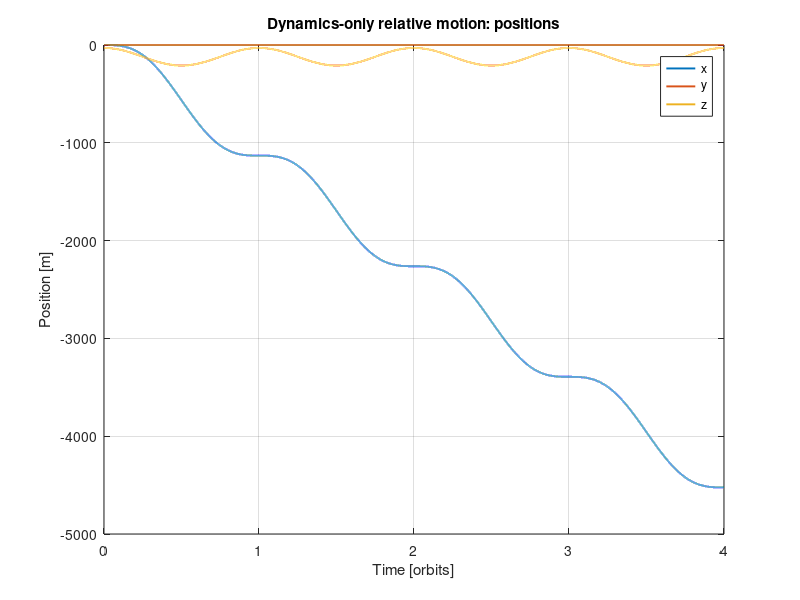
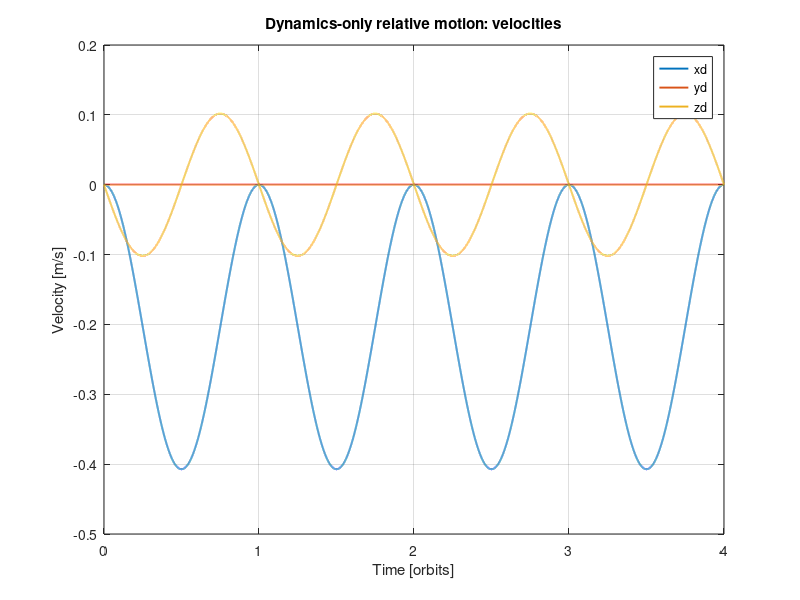
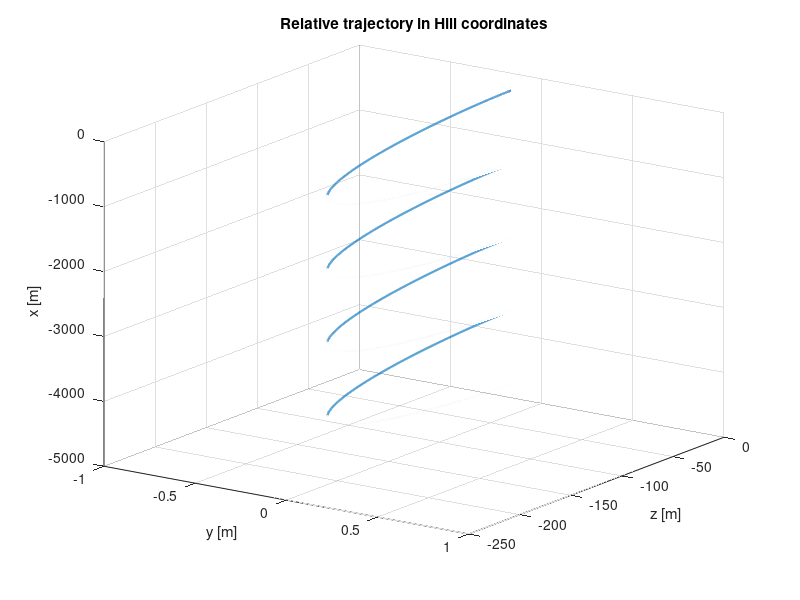
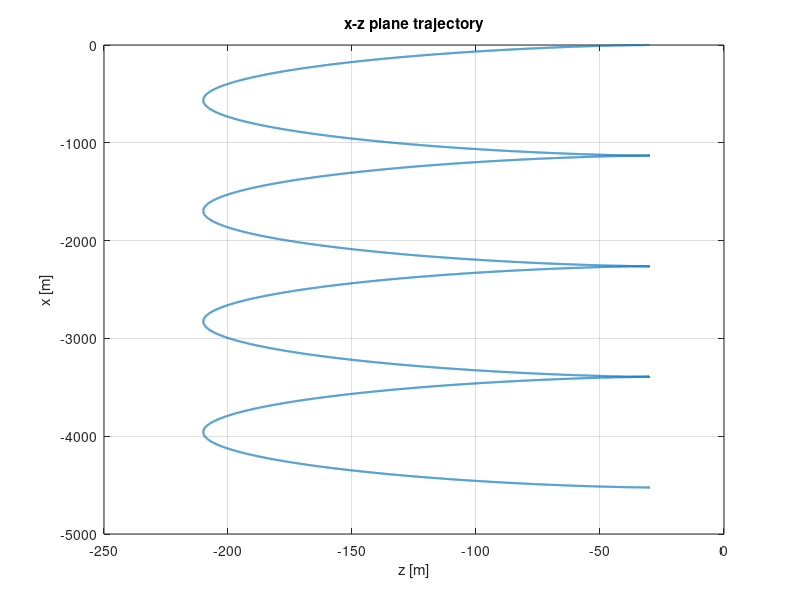

Reproduce these figures in MATLAB, in order. (Note: this script raises an error after producing the figures.)
%% dynamics_only_yokota_hcw.m
% Dynamics-only model based on:
% Yokota et al., "Differential Drag Estimation and Autonomous Control
% for Non-Cooperative Rendezvous"
%
% Paper-consistent circular-orbit relative motion:
%   xdd =  2*w*zd
%   ydd = -w^2*y
%   zdd = -2*w*xd + 3*w^2*z
%
% State vector:
%   X = [x; y; z; xd; yd; zd]

clear; clc; close all;

%% 1) Orbit parameters
mu = 3.986004418e14;      % [m^3/s^2] Earth gravitational parameter
Re = 6378.137e3;          % [m] Earth radius
alt = 400e3;              % [m] reference orbit altitude
r0 = Re + alt;            % [m] orbital radius

w = sqrt(mu / r0^3);      % [rad/s] mean motion
Torb = 2*pi / w;          % [s] orbital period

fprintf('Mean motion w  = %.6e rad/s\n', w);
fprintf('Orbital period = %.2f min\n', Torb/60);

%% 2) Paper-consistent continuous-time dynamics
% Xdot = A*X + B*u
% For dynamics-only, u = 0

A = [0 0 0 1 0 0;
     0 0 0 0 1 0;
     0 0 0 0 0 1;
     0 0 0 0 0 2*w;
     0 -w^2 0 0 0 0;
     0 0 3*w^2 -2*w 0 0];

B = [0 0 0;
     0 0 0;
     0 0 0;
     1 0 0;
     0 1 0;
     0 0 1];

%% 3) Simulation settings
nOrbits = 4;
dt = 0.5;                         % [s]
t = (0:dt:nOrbits*Torb).';
N = numel(t);

% Exact discrete-time propagation for zero-order hold
M = expm([A B; zeros(3,9)] * dt);
Ad = M(1:6,1:6);

%% 4) Initial condition
% Keep this small and simple for baseline validation
% X0 = [x0; y0; z0; xd0; yd0; zd0]

X = zeros(6, N);
X(:,1) = [0; 0; -30; 0; 0; 0];

%% 5) Propagate with zero input
for k = 1:N-1
    X(:,k+1) = Ad * X(:,k);
end

%% 6) Extract states
x  = X(1,:);
y  = X(2,:);
z  = X(3,:);
xd = X(4,:);
yd = X(5,:);
zd = X(6,:);

%% 7) Plot time histories
figure();
plot(t/Torb, x, 'LineWidth', 1.4); hold on;
plot(t/Torb, y, 'LineWidth', 1.4);
plot(t/Torb, z, 'LineWidth', 1.4);
grid on;
xlabel('Time [orbits]');
ylabel('Position [m]');
title('Dynamics-only relative motion: positions');
legend('x','y','z','Location','best');

figure();
plot(t/Torb, xd, 'LineWidth', 1.4); hold on;
plot(t/Torb, yd, 'LineWidth', 1.4);
plot(t/Torb, zd, 'LineWidth', 1.4);
grid on;
xlabel('Time [orbits]');
ylabel('Velocity [m/s]');
title('Dynamics-only relative motion: velocities');
legend('xd','yd','zd','Location','best');

%% 8) Plot geometry
figure();
plot3(y, z, x, 'LineWidth', 1.5);
grid on;
xlabel('y [m]');
ylabel('z [m]');
zlabel('x [m]');
title('Relative trajectory in Hill coordinates');
view(35,20);

figure();
plot(z, x, 'LineWidth', 1.5);
grid on;
xlabel('z [m]');
ylabel('x [m]');
title('x-z plane trajectory');

figure();
plot(y, x, 'LineWidth', 1.5);
grid on;
xlabel('y [m]');
ylabel('x [m]');
title('x-y plane trajectory');

%% 9) Optional analytical consistency check
% For dynamics-only with zero input, X(t) = Phi(t)*X0
% Compare numerical propagation vs analytic Phi at final time.

X0 = X(:,1);
Phi_final = Phi_paper(t(end), w);
X_final_analytic = Phi_final * X0;
X_final_numeric  = X(:,end);

disp('Final state error (numeric - analytic):');
disp(X_final_numeric - X_final_analytic);

%% Local function: Phi(t) from paper Eq. (16)
function Phi = Phi_paper(tau, w)
    c = cos(w*tau);
    s = sin(w*tau);

    Phi = [ ...
        1, 0, 6*(w*tau - s), (4*s - 3*w*tau)/w, 0, 2*(1-c)/w;
        0, c, 0,            0,                 s/w, 0;
        0, 0, 4 - 3*c,      0,                -2*(1-c)/w, s/w;
        0, 0, 6*w*(1-c),    4*c - 3,           0, 2*s;
        0, -w*s, 0,         0,                 c, 0;
        0, 0, 3*w*s,       -2*s,               0, c];
end
